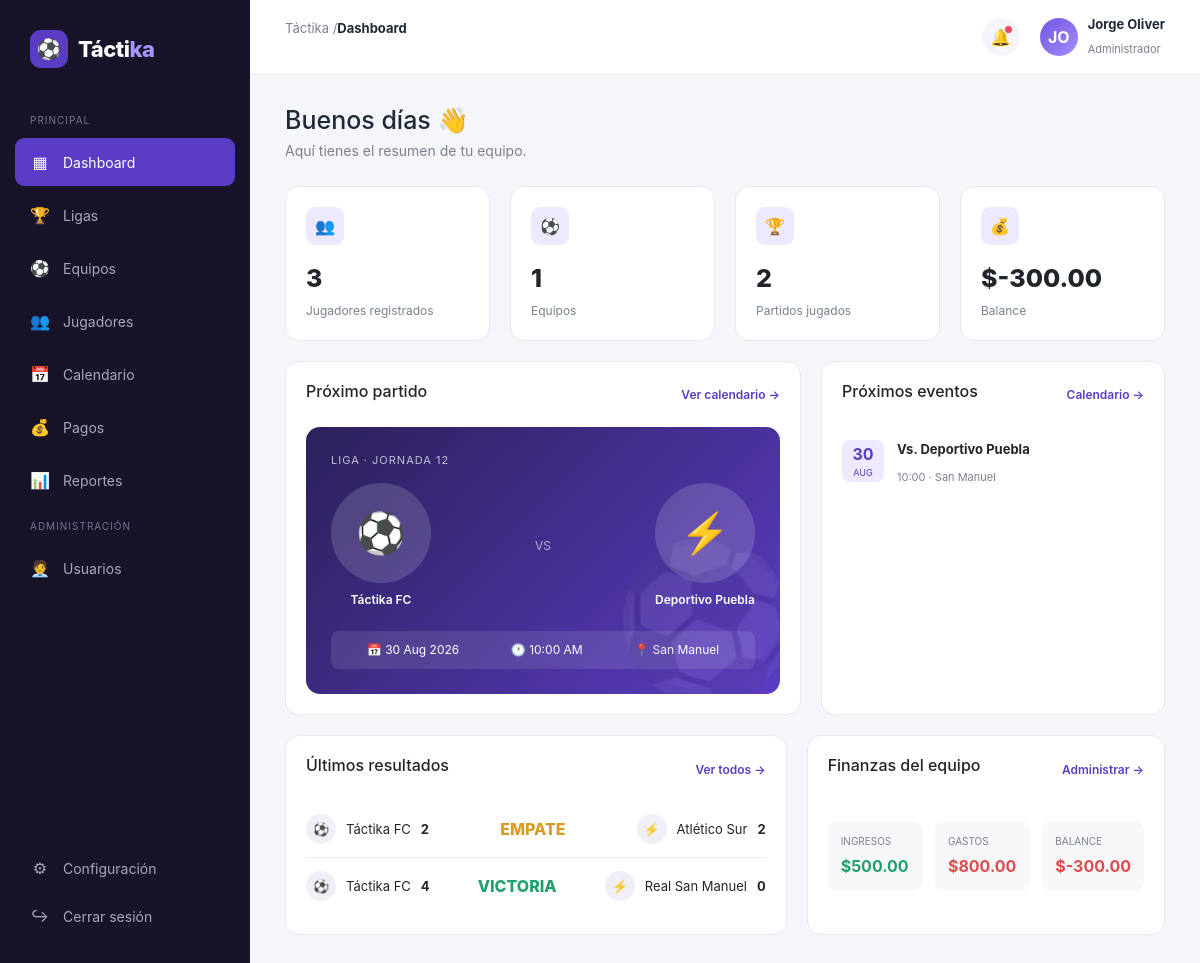
Page /public/dashboard (signed in) on the committed database.
### tables this page shows
CREATE TABLE IF NOT EXISTS partidos (
    id INT AUTO_INCREMENT PRIMARY KEY,
    liga_id INT NULL,
    equipo_id INT NULL,
    rival VARCHAR(100) NOT NULL,
    fecha DATE NOT NULL,
    hora TIME NOT NULL,
    sede VARCHAR(150),
    tipo ENUM('local', 'visitante') NOT NULL DEFAULT 'local',
    competencia VARCHAR(100),
    jornada VARCHAR(50),
    goles_favor INT NULL,
    goles_contra INT NULL,
    estado ENUM('programado', 'jugado', 'cancelado') NOT NULL DEFAULT 'programado',
    created_at TIMESTAMP DEFAULT CURRENT_TIMESTAMP,
    FOREIGN KEY (liga_id) REFERENCES ligas(id) ON DELETE SET NULL,
    FOREIGN KEY (equipo_id) REFERENCES equipos(id) ON DELETE SET NULL
);

CREATE TABLE IF NOT EXISTS equipos (
    id INT AUTO_INCREMENT PRIMARY KEY,
    liga_id INT NULL,
    nombre VARCHAR(100) NOT NULL,
    categoria VARCHAR(50),
    temporada VARCHAR(20),
    escudo VARCHAR(255),
    fecha_ingreso DATE NULL,
    sede VARCHAR(150),
    representante_id INT NULL,
    dt_id INT NULL,
    created_at TIMESTAMP DEFAULT CURRENT_TIMESTAMP,
    FOREIGN KEY (liga_id) REFERENCES ligas(id) ON DELETE SET NULL,
    FOREIGN KEY (representante_id) REFERENCES staff(id) ON DELETE SET NULL,
    FOREIGN KEY (dt_id) REFERENCES staff(id) ON DELETE SET NULL
);

### app/controllers/DashboardController.php (called while the page is built)
<?php
class DashboardController extends Controller
{
    public function index(): void
    {
        $equipoModel = $this->model('Equipo');
        $jugadorModel = $this->model('Jugador');
        $partidoModel = $this->model('Partido');
        $pagoModel = $this->model('Pago');
        $this->view('dashboard/index', [
            'titulo' => 'Dashboard',
            'activeMenu' => 'dashboard',
            'totalJugadores' => count($jugadorModel->all()),
            'totalEquipos' => count($equipoModel->all()),
            'totalPartidos' => $partidoModel->contarTodos(),
            'proximosPartidos' => $partidoModel->proximos(4),
            'ultimosResultados' => $partidoModel->ultimosResultados(4),
            'resumenFinanciero' => $pagoModel->resumen(),
        ]);
    }
}

### app/core/App.php (called while the page is built, shortened)
<?php
class App
{
    protected string $method = 'index';
    public function __construct()
    {
        $url = $this->parseUrl();
        if (!empty($url[0]) && file_exists(APP_PATH . '/controllers/' . ucfirst($url[0]) . 'Controller.php')) {
            unset($url[0]);
        }
        $controller = new $this->controllerName();
        $this->params = $url ? array_values($url) : [];
        call_user_func_array([$controller, $this->method], $this->params);
    }
    protected function parseUrl(): array
    {
        if (isset($_GET['url'])) {
            $url = rtrim($_GET['url'], '/');
            $url = filter_var($url, FILTER_SANITIZE_URL);
            return explode('/', $url);
        }
        return [];
    }
}

### public/index.php (called while the page is built, shortened)
<?php
new App();

### app/core/Model.php (called while the page is built, shortened)
<?php
abstract class Model
{
    public function __construct()
    {
        $this->db = Database::getConnection();
    }
}

### app/core/Database.php (called while the page is built)
<?php
class Database
{
    private static ?PDO $instance = null;
    public static function getConnection(): PDO
    {
        if (self::$instance === null) {
            $dsn = 'mysql:host=' . DB_HOST . ';dbname=' . DB_NAME . ';charset=' . DB_CHARSET;
            try {
                self::$instance = new PDO($dsn, DB_USER, DB_PASS, [
                    PDO::ATTR_ERRMODE => PDO::ERRMODE_EXCEPTION,
                    PDO::ATTR_DEFAULT_FETCH_MODE => PDO::FETCH_ASSOC,
                    PDO::ATTR_EMULATE_PREPARES => false,
                ]);
            } catch (PDOException $e) {
                die('Error de conexión a la base de datos: ' . $e->getMessage());
            }
        }
        return self::$instance;
    }
}

### app/models/Partido.php (called while the page is built, shortened)
<?php
class Partido extends Model
{
    public function proximos(int $limite = 5): array
    {
        $stmt = $this->db->prepare(
            "SELECT p.*, e.nombre AS equipo_nombre, e.escudo AS equipo_escudo, r.escudo AS rival_escudo
             FROM partidos p
             LEFT JOIN equipos e ON e.id = p.equipo_id
             LEFT JOIN equipos r ON r.nombre = p.rival
             WHERE p.estado = 'programado'
             ORDER BY p.fecha ASC, p.hora ASC
             LIMIT :limite"
        );
        $stmt->bindValue(':limite', $limite, PDO::PARAM_INT);
        $stmt->execute();
        return $stmt->fetchAll();
    }
    public function ultimosResultados(int $limite = 5): array
    {
        $stmt = $this->db->prepare(
            "SELECT p.*, e.nombre AS equipo_nombre, e.escudo AS equipo_escudo, r.escudo AS rival_escudo
             FROM partidos p
             LEFT JOIN equipos e ON e.id = p.equipo_id
             LEFT JOIN equipos r ON r.nombre = p.rival
             WHERE p.estado = 'jugado'
             ORDER BY p.fecha DESC, p.hora DESC
             LIMIT :limite"
        );
        $stmt->bindValue(':limite', $limite, PDO::PARAM_INT);
        $stmt->execute();
        return $stmt->fetchAll();
    }
}

### app/views/dashboard/index.php (the view, shortened to what this page needs)
<div class="welcome">
    <h1>Buenos días 👋</h1>
    <p>Aquí tienes el resumen de tu equipo.</p>
</div>
<div class="grid stats-grid">
    <div class="card stat-card">
        <div class="stat-icon">👥</div>
        <div class="stat-number"><?= $totalJugadores ?></div>
        <div class="stat-label">Jugadores registrados</div>
    </div>
    <div class="card stat-card">
        <div class="stat-icon">⚽</div>
        <div class="stat-number"><?= $totalEquipos ?></div>
        <div class="stat-label">Equipos</div>
    </div>
    <div class="card stat-card">
        <div class="stat-icon">🏆</div>
        <div class="stat-number"><?= count($ultimosResultados) ?></div>
        <div class="stat-label">Partidos jugados</div>
    </div>
    <div class="card stat-card">
        <div class="stat-icon">💰</div>
        <div class="stat-number">$<?= number_format($resumenFinanciero['balance'], 2) ?></div>
        <div class="stat-label">Balance</div>
    </div>
</div>
<div class="grid main-grid" style="margin-top:20px;">
    <div class="card">
        <div class="section-header">
            <h2>Próximo partido</h2>
            <a href="<?= BASE_URL ?>/partidos">Ver calendario →</a>
        </div>
        <?php if ($totalEquipos <= 1 && $totalPartidos === 0): ?>
            <p class="text-muted">Sin partidos pendientes.</p>
        <?php elseif (!empty($proximosPartidos)): ?>
            <?php $siguiente = $proximosPartidos[0]; ?>
            <div class="match-card">
                <div class="match-label">
                    <?= htmlspecialchars($siguiente['competencia'] ?? 'Liga') ?> · <?= htmlspecialchars($siguiente['jornada'] ?? '') ?>
                </div>
                <div class="match-info">
                    <div class="team">
                        <div class="team-logo">
                            <?php if (!empty($siguiente['equipo_escudo'])): ?>
                                <img src="<?= BASE_URL . '/' . htmlspecialchars($siguiente['equipo_escudo']) ?>" alt="Escudo">
                            <?php else: ?>
                                ⚽
                            <?php endif; ?>
                        </div>
                        <div class="team-name"><?= htmlspecialchars($siguiente['equipo_nombre'] ?? APP_NAME) ?></div>
                    </div>
                    <div class="vs">VS</div>
                    <div class="team">
                        <div class="team-logo">
                            <?php if (!empty($siguiente['rival_escudo'])): ?>
                                <img src="<?= BASE_URL . '/' . htmlspecialchars($siguiente['rival_escudo']) ?>" alt="Escudo">
                            <?php else: ?>
                                ⚡
                            <?php endif; ?>
                        </div>
                        <div class="team-name"><?= htmlspecialchars($siguiente['rival']) ?></div>
                    </div>
                </div>
                <div class="match-date">
                    <span>📅 <?= date('d M Y', strtotime($siguiente['fecha'])) ?></span>
                    <span>🕐 <?= date('h:i A', strtotime($siguiente['hora'])) ?></span>
                    <span>📍 <?= htmlspecialchars($siguiente['sede'] ?? 'Por definir') ?></span>
                </div>
            </div>
        <?php else: ?>
            <p class="text-muted">No hay partidos programados.</p>
        <?php endif; ?>
    </div>
    <div class="card">
        <div class="section-header">
            <h2>Próximos eventos</h2>
            <a href="<?= BASE_URL ?>/partidos">Calendario →</a>
        </div>
        <?php if (!empty($proximosPartidos)): ?>
            <?php foreach ($proximosPartidos as $partido): ?>
                <div class="event">
                    <div class="event-date">
                        <strong><?= date('d', strtotime($partido['fecha'])) ?></strong>
                        <span><?= date('M', strtotime($partido['fecha'])) ?></span>
                    </div>
                    <div class="event-info">
                        <strong>Vs. <?= htmlspecialchars($partido['rival']) ?></strong>
                        <span><?= date('H:i', strtotime($partido['hora'])) ?> · <?= htmlspecialchars($partido['sede'] ?? '') ?></span>
                    </div>
                </div>
            <?php endforeach; ?>
        <?php else: ?>
            <p class="text-muted">Sin eventos próximos.</p>
        <?php endif; ?>
    </div>
</div>
<div class="grid bottom-grid" style="margin-top:20px;">
    <div class="card">
        <div class="section-header">
            <h2>Últimos resultados</h2>
            <a href="<?= BASE_URL ?>/partidos">Ver todos →</a>
        </div>
        <?php if (!empty($ultimosResultados)): ?>
            <?php foreach ($ultimosResultados as $r): ?>
                <?php
                    $clase = 'draw';
                    $texto = 'EMPATE';
                    if ($r['goles_favor'] > $r['goles_contra']) { $clase = 'win'; $texto = 'VICTORIA'; }
                ?>
                <div class="result">
                    <div class="result-team">
                        <div class="mini-logo">
                            <?php if (!empty($r['equipo_escudo'])): ?>
                                <img src="<?= BASE_URL . '/' . htmlspecialchars($r['equipo_escudo']) ?>" alt="Escudo">
                            <?php else: ?>
                                ⚽
                            <?php endif; ?>
                        </div>
                        <?= htmlspecialchars($r['equipo_nombre'] ?? APP_NAME) ?>
                        <strong><?= $r['goles_favor'] ?></strong>
                    </div>
                    <div class="score <?= $clase ?>"><?= $texto ?></div>
                    <div class="result-team">
                        <div class="mini-logo">
                            <?php if (!empty($r['rival_escudo'])): ?>
                                <img src="<?= BASE_URL . '/' . htmlspecialchars($r['rival_escudo']) ?>" alt="Escudo">
                            <?php else: ?>
                                ⚡
                            <?php endif; ?>
                        </div>
                        <?= htmlspecialchars($r['rival']) ?>
                        <strong><?= $r['goles_contra'] ?></strong>
                    </div>
                </div>
            <?php endforeach; ?>
        <?php else: ?>
            <p class="text-muted">Aún no hay resultados registrados.</p>
        <?php endif; ?>
    </div>
    <div class="card">
        <div class="section-header">
            <h2>Finanzas del equipo</h2>
            <a href="<?= BASE_URL ?>/pagos">Administrar →</a>
        </div>
        <div class="finance">
            <div class="finance-item">
                <span>INGRESOS</span>
                <strong class="positive">$<?= number_format($resumenFinanciero['ingresos'], 2) ?></strong>
            </div>
            <div class="finance-item">
                <span>GASTOS</span>
                <strong class="negative">$<?= number_format($resumenFinanciero['gastos'], 2) ?></strong>
            </div>
            <div class="finance-item">
                <span>BALANCE</span>
                <strong class="<?= $resumenFinanciero['balance'] >= 0 ? 'positive' : 'negative' ?>">
                    $<?= number_format($resumenFinanciero['balance'], 2) ?>
                </strong>
            </div>
        </div>
    </div>
</div>

### public/css/style.css (style rules this page uses)
:root { --primary: #5b3cc4; --primary-dark: #452c9c; --primary-light: #eee9ff; --background: #f5f6fa; --surface: #ffffff; --text: #1f2937; --muted: #7b8190; --success: #22a06b; --success-bg: #e8f7f0; --danger: #dc4c4c; --danger-bg: #fdecec; --warning: #d89b24; --warning-bg: #fff6df; --border: #e8e9ef; --sidebar-width: 250px; }
* { margin: 0; padding: 0; box-sizing: border-box; }
body { font-family: Inter, Arial, sans-serif; background: var(--background); color: var(--text); }
a { text-decoration: none; }
.welcome { margin-bottom: 25px; }
.welcome h1 { font-size: 25px; margin-bottom: 5px; }
.welcome p { color: var(--muted); font-size: 14px; }
.grid { display: grid; gap: 20px; }
.stats-grid { grid-template-columns: repeat(4, 1fr); }
.card { background: var(--surface); border: 1px solid var(--border); border-radius: 14px; padding: 20px; }
.main-grid { grid-template-columns: 1.5fr 1fr; margin-bottom: 20px; }
.bottom-grid { grid-template-columns: 1.4fr 1fr; }
.section-header { display: flex; align-items: center; justify-content: space-between; margin-bottom: 18px; }
.section-header h2 { font-size: 16px; }
.section-header a { color: var(--primary); font-size: 12px; font-weight: 600; }
.match-card { background: linear-gradient(135deg, #2c2059, #5b3cc4); color: white; border-radius: 14px; padding: 25px; position: relative; overflow: hidden; }
.match-card::after { content: "⚽"; position: absolute; right: -20px; bottom: -35px; font-size: 150px; opacity: .07; }
.match-label { font-size: 11px; text-transform: uppercase; letter-spacing: 1px; opacity: .7; margin-bottom: 15px; }
.match-info { display: flex; align-items: center; justify-content: space-between; position: relative; z-index: 2; }
.team { text-align: center; width: 100px; }
.team-logo { width: 100px; height: 100px; border-radius: 50%; background: rgba(255, 255, 255, .15); display: flex; align-items: center; justify-content: center; overflow: hidden; font-size: 40px; margin: 0 auto 8px; }
.team-name { font-size: 12px; font-weight: 600; }
.vs { font-size: 12px; opacity: .6; }
.match-date { margin-top: 22px; background: rgba(255, 255, 255, .1); border-radius: 8px; padding: 10px; display: flex; justify-content: space-around; font-size: 12px; }
.stat-card { position: relative; }
.stat-icon { width: 38px; height: 38px; border-radius: 9px; background: var(--primary-light); color: var(--primary); display: flex; align-items: center; justify-content: center; margin-bottom: 15px; }
.stat-number { font-size: 25px; font-weight: 800; }
.stat-label { font-size: 12px; color: var(--muted); margin-top: 4px; }
.result { display: flex; align-items: center; justify-content: space-between; padding: 13px 0; border-bottom: 1px solid var(--border); }
.result:last-child { border-bottom: none; }
.result-team { display: flex; align-items: center; gap: 10px; font-size: 13px; }
.mini-logo { width: 30px; height: 30px; border-radius: 50%; background: #f0eef7; display: flex; align-items: center; justify-content: center; overflow: hidden; }
.score { font-weight: 800; }
.win { color: var(--success); }
.draw { color: var(--warning); }
.event { display: flex; gap: 13px; padding: 13px 0; border-bottom: 1px solid var(--border); }
.event:last-child { border-bottom: none; }
.event-date { width: 42px; height: 42px; background: var(--primary-light); color: var(--primary); border-radius: 8px; display: flex; flex-direction: column; align-items: center; justify-content: center; }
.event-date strong { font-size: 16px; }
.event-date span { font-size: 9px; text-transform: uppercase; }
.event-info strong { display: block; font-size: 13px; margin-bottom: 4px; }
.event-info span { font-size: 11px; color: var(--muted); }
.finance { margin-top: 20px; display: grid; grid-template-columns: repeat(3, 1fr); gap: 12px; }
.finance-item { padding: 13px; background: #f8f8fb; border-radius: 9px; }
.finance-item span { display: block; font-size: 10px; color: var(--muted); margin-bottom: 5px; }
.finance-item strong { font-size: 16px; }
.positive { color: var(--success); }
.negative { color: var(--danger); }

### rows in the picture
partidos: competencia "LIGA", jornada "JORNADA 12", equipo.nombre "Táctika FC", rival "Deportivo Puebla", fecha "30 Aug 2026", hora "10:00 AM", sede "San Manuel", fecha "30", fecha "AUG", hora "10:00"
partidos: equipo.nombre "Táctika FC", goles_favor "2", texto "EMPATE", rival "Atlético Sur", goles_contra "2"
partidos: equipo.nombre "Táctika FC", goles_favor "4", texto "VICTORIA", rival "Real San Manuel", goles_contra "0"

### other values in the picture
APP_NAME "Táctika"
$titulo "Dashboard"
substr($_SESSION['usuario_nombre'] ?? '', 0, 2) "JO"
$_SESSION['usuario_nombre'] "Jorge Oliver"
$_SESSION['usuario_rol'] "Administrador"
$totalJugadores "3"
$totalEquipos "1"
count($ultimosResultados) "2"
$resumenFinanciero['balance'] "-300.00"
$resumenFinanciero['ingresos'] "500.00"
$resumenFinanciero['gastos'] "800.00"
